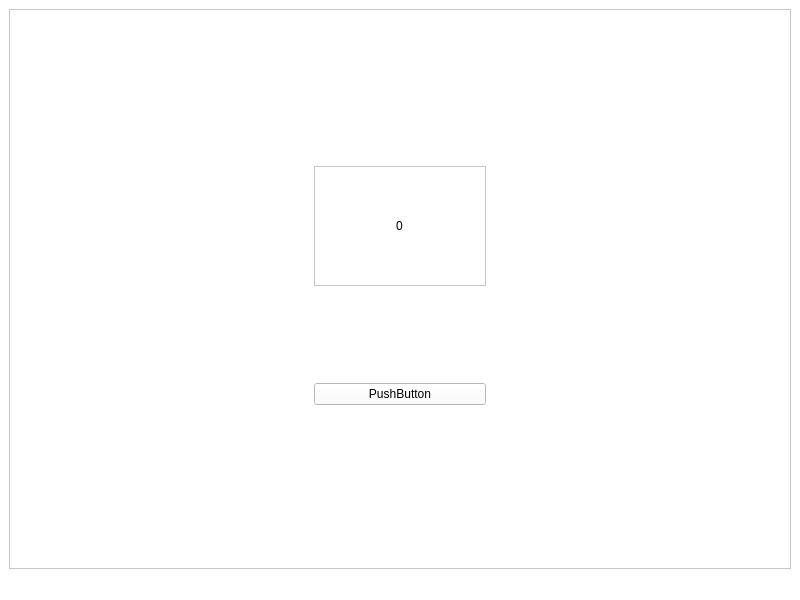
<?xml version="1.0" encoding="UTF-8"?>
<ui version="4.0">
 <class>MainWindow</class>
 <widget class="QMainWindow" name="MainWindow">
  <property name="geometry">
   <rect>
    <x>0</x>
    <y>0</y>
    <width>800</width>
    <height>600</height>
   </rect>
  </property>
  <property name="minimumSize">
   <size>
    <width>800</width>
    <height>600</height>
   </size>
  </property>
  <property name="font">
   <font>
    <family>Arial</family>
    <pointsize>12</pointsize>
   </font>
  </property>
  <property name="windowTitle">
   <string>Procesos Terminados</string>
  </property>
  <property name="styleSheet">
   <string notr="true">background-color: rgb(255, 255, 255);</string>
  </property>
  <widget class="QWidget" name="centralwidget">
   <layout class="QHBoxLayout" name="horizontalLayout">
    <item>
     <widget class="QFrame" name="frame">
      <property name="frameShape">
       <enum>QFrame::StyledPanel</enum>
      </property>
      <property name="frameShadow">
       <enum>QFrame::Raised</enum>
      </property>
      <layout class="QVBoxLayout" name="verticalLayout">
       <item>
        <layout class="QGridLayout" name="gridLayout">
         <item row="0" column="3">
          <spacer name="horizontalSpacer_10">
           <property name="orientation">
            <enum>Qt::Horizontal</enum>
           </property>
           <property name="sizeHint" stdset="0">
            <size>
             <width>40</width>
             <height>20</height>
            </size>
           </property>
          </spacer>
         </item>
         <item row="5" column="0">
          <spacer name="verticalSpacer_6">
           <property name="orientation">
            <enum>Qt::Vertical</enum>
           </property>
           <property name="sizeHint" stdset="0">
            <size>
             <width>20</width>
             <height>40</height>
            </size>
           </property>
          </spacer>
         </item>
         <item row="0" column="6">
          <spacer name="horizontalSpacer_7">
           <property name="orientation">
            <enum>Qt::Horizontal</enum>
           </property>
           <property name="sizeHint" stdset="0">
            <size>
             <width>40</width>
             <height>20</height>
            </size>
           </property>
          </spacer>
         </item>
         <item row="10" column="0">
          <spacer name="verticalSpacer_11">
           <property name="orientation">
            <enum>Qt::Vertical</enum>
           </property>
           <property name="sizeHint" stdset="0">
            <size>
             <width>20</width>
             <height>40</height>
            </size>
           </property>
          </spacer>
         </item>
         <item row="0" column="2">
          <spacer name="horizontalSpacer_11">
           <property name="orientation">
            <enum>Qt::Horizontal</enum>
           </property>
           <property name="sizeHint" stdset="0">
            <size>
             <width>40</width>
             <height>20</height>
            </size>
           </property>
          </spacer>
         </item>
         <item row="3" column="0">
          <spacer name="verticalSpacer_4">
           <property name="orientation">
            <enum>Qt::Vertical</enum>
           </property>
           <property name="sizeHint" stdset="0">
            <size>
             <width>20</width>
             <height>40</height>
            </size>
           </property>
          </spacer>
         </item>
         <item row="12" column="0">
          <spacer name="verticalSpacer_12">
           <property name="orientation">
            <enum>Qt::Vertical</enum>
           </property>
           <property name="sizeHint" stdset="0">
            <size>
             <width>20</width>
             <height>40</height>
            </size>
           </property>
          </spacer>
         </item>
         <item row="2" column="0">
          <spacer name="verticalSpacer_2">
           <property name="orientation">
            <enum>Qt::Vertical</enum>
           </property>
           <property name="sizeHint" stdset="0">
            <size>
             <width>20</width>
             <height>40</height>
            </size>
           </property>
          </spacer>
         </item>
         <item row="8" column="0">
          <spacer name="verticalSpacer_9">
           <property name="orientation">
            <enum>Qt::Vertical</enum>
           </property>
           <property name="sizeHint" stdset="0">
            <size>
             <width>20</width>
             <height>40</height>
            </size>
           </property>
          </spacer>
         </item>
         <item row="0" column="9">
          <spacer name="horizontalSpacer_4">
           <property name="orientation">
            <enum>Qt::Horizontal</enum>
           </property>
           <property name="sizeHint" stdset="0">
            <size>
             <width>40</width>
             <height>20</height>
            </size>
           </property>
          </spacer>
         </item>
         <item row="0" column="8">
          <spacer name="horizontalSpacer_5">
           <property name="orientation">
            <enum>Qt::Horizontal</enum>
           </property>
           <property name="sizeHint" stdset="0">
            <size>
             <width>40</width>
             <height>20</height>
            </size>
           </property>
          </spacer>
         </item>
         <item row="0" column="10">
          <spacer name="horizontalSpacer_3">
           <property name="orientation">
            <enum>Qt::Horizontal</enum>
           </property>
           <property name="sizeHint" stdset="0">
            <size>
             <width>40</width>
             <height>20</height>
            </size>
           </property>
          </spacer>
         </item>
         <item row="0" column="7">
          <spacer name="horizontalSpacer_6">
           <property name="orientation">
            <enum>Qt::Horizontal</enum>
           </property>
           <property name="sizeHint" stdset="0">
            <size>
             <width>40</width>
             <height>20</height>
            </size>
           </property>
          </spacer>
         </item>
         <item row="0" column="0">
          <spacer name="horizontalSpacer_13">
           <property name="orientation">
            <enum>Qt::Horizontal</enum>
           </property>
           <property name="sizeHint" stdset="0">
            <size>
             <width>40</width>
             <height>20</height>
            </size>
           </property>
          </spacer>
         </item>
         <item row="7" column="0">
          <spacer name="verticalSpacer_8">
           <property name="orientation">
            <enum>Qt::Vertical</enum>
           </property>
           <property name="sizeHint" stdset="0">
            <size>
             <width>20</width>
             <height>40</height>
            </size>
           </property>
          </spacer>
         </item>
         <item row="6" column="0">
          <spacer name="verticalSpacer_7">
           <property name="orientation">
            <enum>Qt::Vertical</enum>
           </property>
           <property name="sizeHint" stdset="0">
            <size>
             <width>20</width>
             <height>40</height>
            </size>
           </property>
          </spacer>
         </item>
         <item row="9" column="0">
          <spacer name="verticalSpacer_10">
           <property name="orientation">
            <enum>Qt::Vertical</enum>
           </property>
           <property name="sizeHint" stdset="0">
            <size>
             <width>20</width>
             <height>40</height>
            </size>
           </property>
          </spacer>
         </item>
         <item row="0" column="12">
          <spacer name="horizontalSpacer">
           <property name="orientation">
            <enum>Qt::Horizontal</enum>
           </property>
           <property name="sizeHint" stdset="0">
            <size>
             <width>40</width>
             <height>20</height>
            </size>
           </property>
          </spacer>
         </item>
         <item row="0" column="4">
          <spacer name="horizontalSpacer_9">
           <property name="orientation">
            <enum>Qt::Horizontal</enum>
           </property>
           <property name="sizeHint" stdset="0">
            <size>
             <width>40</width>
             <height>20</height>
            </size>
           </property>
          </spacer>
         </item>
         <item row="4" column="0">
          <spacer name="verticalSpacer_5">
           <property name="orientation">
            <enum>Qt::Vertical</enum>
           </property>
           <property name="sizeHint" stdset="0">
            <size>
             <width>20</width>
             <height>40</height>
            </size>
           </property>
          </spacer>
         </item>
         <item row="1" column="0">
          <spacer name="verticalSpacer">
           <property name="orientation">
            <enum>Qt::Vertical</enum>
           </property>
           <property name="sizeHint" stdset="0">
            <size>
             <width>20</width>
             <height>40</height>
            </size>
           </property>
          </spacer>
         </item>
         <item row="11" column="0">
          <spacer name="verticalSpacer_13">
           <property name="orientation">
            <enum>Qt::Vertical</enum>
           </property>
           <property name="sizeHint" stdset="0">
            <size>
             <width>20</width>
             <height>40</height>
            </size>
           </property>
          </spacer>
         </item>
         <item row="0" column="11">
          <spacer name="horizontalSpacer_2">
           <property name="orientation">
            <enum>Qt::Horizontal</enum>
           </property>
           <property name="sizeHint" stdset="0">
            <size>
             <width>40</width>
             <height>20</height>
            </size>
           </property>
          </spacer>
         </item>
         <item row="0" column="5">
          <spacer name="horizontalSpacer_8">
           <property name="orientation">
            <enum>Qt::Horizontal</enum>
           </property>
           <property name="sizeHint" stdset="0">
            <size>
             <width>40</width>
             <height>20</height>
            </size>
           </property>
          </spacer>
         </item>
         <item row="0" column="1">
          <spacer name="horizontalSpacer_12">
           <property name="orientation">
            <enum>Qt::Horizontal</enum>
           </property>
           <property name="sizeHint" stdset="0">
            <size>
             <width>40</width>
             <height>20</height>
            </size>
           </property>
          </spacer>
         </item>
         <item row="13" column="0" colspan="13">
          <spacer name="horizontalSpacer_14">
           <property name="orientation">
            <enum>Qt::Horizontal</enum>
           </property>
           <property name="sizeHint" stdset="0">
            <size>
             <width>40</width>
             <height>20</height>
            </size>
           </property>
          </spacer>
         </item>
         <item row="1" column="12" rowspan="12">
          <spacer name="verticalSpacer_3">
           <property name="orientation">
            <enum>Qt::Vertical</enum>
           </property>
           <property name="sizeHint" stdset="0">
            <size>
             <width>20</width>
             <height>40</height>
            </size>
           </property>
          </spacer>
         </item>
         <item row="4" column="5" rowspan="3" colspan="3">
          <widget class="QFrame" name="frame_2">
           <property name="frameShape">
            <enum>QFrame::StyledPanel</enum>
           </property>
           <property name="frameShadow">
            <enum>QFrame::Raised</enum>
           </property>
           <layout class="QVBoxLayout" name="verticalLayout_2">
            <item alignment="Qt::AlignHCenter">
             <widget class="QLabel" name="label">
              <property name="text">
               <string>0</string>
              </property>
             </widget>
            </item>
           </layout>
          </widget>
         </item>
         <item row="9" column="5" colspan="3">
          <widget class="QPushButton" name="pushButton">
           <property name="text">
            <string>PushButton</string>
           </property>
          </widget>
         </item>
        </layout>
       </item>
      </layout>
     </widget>
    </item>
   </layout>
  </widget>
  <widget class="QStatusBar" name="statusbar"/>
 </widget>
 <resources/>
 <connections/>
</ui>
